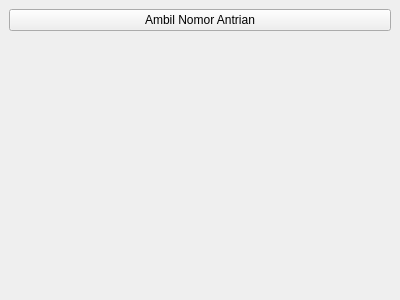
<?xml version="1.0" encoding="UTF-8"?>
<ui version="4.0">
 <class>MainWindow</class>
 <widget class="QMainWindow" name="MainWindow">
  <property name="geometry">
   <rect>
    <x>0</x>
    <y>0</y>
    <width>400</width>
    <height>300</height>
   </rect>
  </property>
  <widget class="QWidget" name="centralwidget">
   <layout class="QVBoxLayout" name="verticalLayout">
    <item>
     <widget class="QPushButton" name="btn_take_number">
      <property name="text">
       <string>Ambil Nomor Antrian</string>
      </property>
     </widget>
    </item>
    <item>
     <widget class="QLabel" name="lbl_queue_number">
      <property name="text">
       <string/>
      </property>
      <property name="alignment">
       <set>Qt::AlignCenter</set>
      </property>
     </widget>
    </item>
   </layout>
  </widget>
 </widget>
 <resources/>
 <connections/>
</ui>
